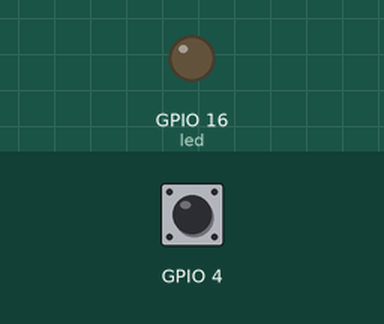
This sketch was run on a simulated ESP32. Shown: output pins drawn as LEDs (lit = HIGH). Dashed ring = blinking. The test bench sets the inputs (shaded band); at power-on: GPIO 4 HIGH. What the sketch prints to the serial monitor is not drawn.

Above: at 2.2 s.
2.3 s: GPIO 4 pulled LOW for 3.2 s
At 2.6 s:
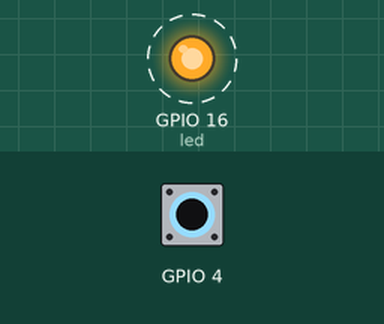
Timing chart, 0 to 7.3 s (numbered marks = the images above; inputs shaded):
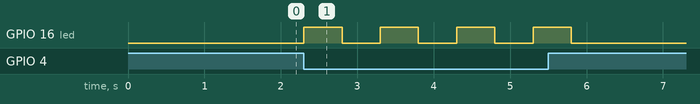

The sketch:

JOB2_A_langkah_7.ino
```cpp
//KELOMPOK 1
//Ahnaf Haris           4.31.21.0.01
//Clara Silvia Anggreni 4.31.21.0.10
//Ferdy Rino Damara     4.31.21.0.12


const int led = 16; // Mendefinisikan variabel konstan led dan memberikan nilai 16 sebagai nomor pin LED.
bool isTouched = false; // Variabel boolean untuk menyimpan status apakah sensor disentuh sebelumnya.
bool isLedOn = false; // Variabel boolean untuk menyimpan status apakah LED sedang menyala.

void setup() {
  Serial.begin(115200); // Mengaktifkan komunikasi serial dengan kecepatan 115200 bps.
  delay(1000); // Menunda eksekusi program selama 1000 milidetik (1 detik) untuk memberikan waktu membuka serial monitor.
  Serial.println("ESP32 Touch Test"); // Mencetak teks "ESP32 Touch Test" ke serial monitor.
  pinMode(led, OUTPUT); // Mengatur pin LED sebagai pin keluaran.
}

void loop() {
  int touchValue = touchRead(4); // Membaca nilai sentuh pada pin GPIO 4.

  if (touchValue < 20) {
    isTouched = true; // Jika sensor disentuh, set isTouched menjadi true.
  } else {
    isTouched = false; // Jika sensor tidak disentuh, set isTouched menjadi false.
  }

  // Toggle LED sesuai dengan status isTouched
  if (isTouched) {
    if (!isLedOn) {
      digitalWrite(led, HIGH); // Nyalakan LED jika belum menyala.
      isLedOn = true;
    } else {
      digitalWrite(led, LOW); // Matikan LED jika sudah menyala.
      isLedOn = false;
    }
    delay(500); // Tunggu selama 500ms antara setiap blink LED.
  } else {
    digitalWrite(led, LOW); // Matikan LED jika sensor tidak disentuh.
    isLedOn = false; // Pastikan isLedOn juga false jika sensor tidak disentuh.
  }
}
```

Measured:
- after the input at 2.3 s, GPIO 16 (led): alternates HIGH for 0.50 s and LOW for 0.50 s, 8 changes in all, then stays LOW, starting at once
